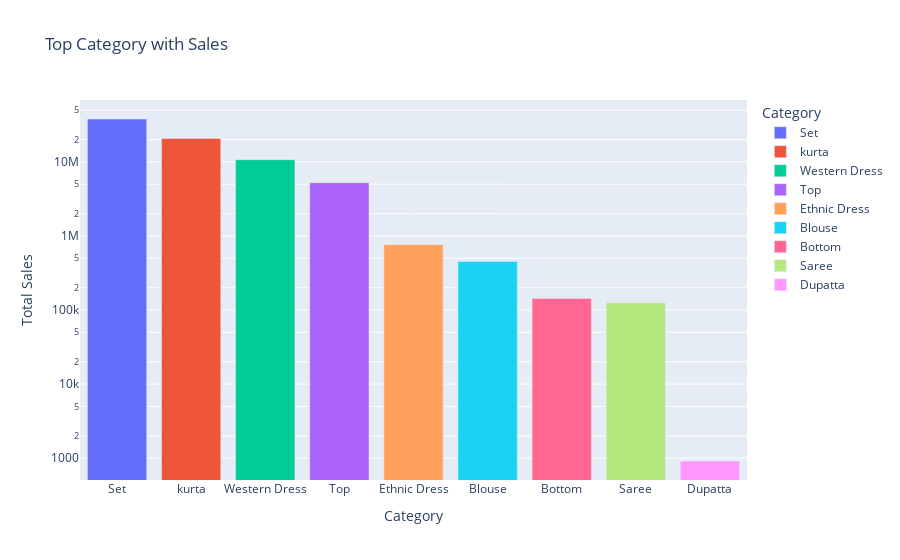

The notebook cell this image was saved under:
### Markdown cell above
## **Bar Graph for Top Category with Sales**

### Code cell
category_sales = df.groupby('Category')['Total Sales'].sum().sort_values(ascending=False).reset_index()
plt.figure(figsize=(15,6))
px.bar(
    data_frame=category_sales,
    x='Category',
    y='Total Sales',
    color='Category',
    title="Top Category with Sales",
    log_y = True
).show()

### Figure 1 — Plotly figure (JSON) as saved in the notebook; plotly's stock layout.template omitted (floating-point values rounded to 4 significant figures)
{"data": [{"alignmentgroup": "True", "hovertemplate": "Category=%{x}<br>Total Sales=%{y}<extra></extra>", "legendgroup": "Set", "marker": {"color": "#636efa", "pattern": {"shape": ""}}, "name": "Set", "offsetgroup": "Set", "orientation": "v", "showlegend": true, "textposition": "auto", "type": "bar", "x": ["Set"], "xaxis": "x", "y": [37973154], "yaxis": "y"}, {"alignmentgroup": "True", "hovertemplate": "Category=%{x}<br>Total Sales=%{y}<extra></extra>", "legendgroup": "kurta", "marker": {"color": "#EF553B", "pattern": {"shape": ""}}, "name": "kurta", "offsetgroup": "kurta", "orientation": "v", "showlegend": true, "textposition": "auto", "type": "bar", "x": ["kurta"], "xaxis": "x", "y": [20720724], "yaxis": "y"}, {"alignmentgroup": "True", "hovertemplate": "Category=%{x}<br>Total Sales=%{y}<extra></extra>", "legendgroup": "Western Dress", "marker": {"color": "#00cc96", "pattern": {"shape": ""}}, "name": "Western Dress", "offsetgroup": "Western Dress", "orientation": "v", "showlegend": true, "textposition": "auto", "type": "bar", "x": ["Western Dress"], "xaxis": "x", "y": [10710352], "yaxis": "y"}, {"alignmentgroup": "True", "hovertemplate": "Category=%{x}<br>Total Sales=%{y}<extra></extra>", "legendgroup": "Top", "marker": {"color": "#ab63fa", "pattern": {"shape": ""}}, "name": "Top", "offsetgroup": "Top", "orientation": "v", "showlegend": true, "textposition": "auto", "type": "bar", "x": ["Top"], "xaxis": "x", "y": [5245351], "yaxis": "y"}, {"alignmentgroup": "True", "hovertemplate": "Category=%{x}<br>Total Sales=%{y}<extra></extra>", "legendgroup": "Ethnic Dress", "marker": {"color": "#FFA15A", "pattern": {"shape": ""}}, "name": "Ethnic Dress", "offsetgroup": "Ethnic Dress", "orientation": "v", "showlegend": true, "textposition": "auto", "type": "bar", "x": ["Ethnic Dress"], "xaxis": "x", "y": [762949], "yaxis": "y"}, {"alignmentgroup": "True", "hovertemplate": "Category=%{x}<br>Total Sales=%{y}<extra></extra>", "legendgroup": "Blouse", "marker": {"color": "#19d3f3", "pattern": {"shape": ""}}, "name": "Blouse", "offsetgroup": "Blouse", "orientation": "v", "showlegend": true, "textposition": "auto", "type": "bar", "x": ["Blouse"], "xaxis": "x", "y": [452754], "yaxis": "y"}, {"alignmentgroup": "True", "hovertemplate": "Category=%{x}<br>Total Sales=%{y}<extra></extra>", "legendgroup": "Bottom", "marker": {"color": "#FF6692", "pattern": {"shape": ""}}, "name": "Bottom", "offsetgroup": "Bottom", "orientation": "v", "showlegend": true, "textposition": "auto", "type": "bar", "x": ["Bottom"], "xaxis": "x", "y": [143475], "yaxis": "y"}, {"alignmentgroup": "True", "hovertemplate": "Category=%{x}<br>Total Sales=%{y}<extra></extra>", "legendgroup": "Saree", "marker": {"color": "#B6E880", "pattern": {"shape": ""}}, "name": "Saree", "offsetgroup": "Saree", "orientation": "v", "showlegend": true, "textposition": "auto", "type": "bar", "x": ["Saree"], "xaxis": "x", "y": [125767], "yaxis": "y"}, {"alignmentgroup": "True", "hovertemplate": "Category=%{x}<br>Total Sales=%{y}<extra></extra>", "legendgroup": "Dupatta", "marker": {"color": "#FF97FF", "pattern": {"shape": ""}}, "name": "Dupatta", "offsetgroup": "Dupatta", "orientation": "v", "showlegend": true, "textposition": "auto", "type": "bar", "x": ["Dupatta"], "xaxis": "x", "y": [915], "yaxis": "y"}], "layout": {"barmode": "relative", "legend": {"title": {"text": "Category"}, "tracegroupgap": 0}, "title": {"text": "Top Category with Sales"}, "xaxis": {"anchor": "y", "categoryarray": ["Set", "kurta", "Western Dress", "Top", "Ethnic Dress", "Blouse", "Bottom", "Saree", "Dupatta"], "categoryorder": "array", "domain": [0, 1], "title": {"text": "Category"}}, "yaxis": {"anchor": "x", "domain": [0, 1], "title": {"text": "Total Sales"}, "type": "log"}}}
